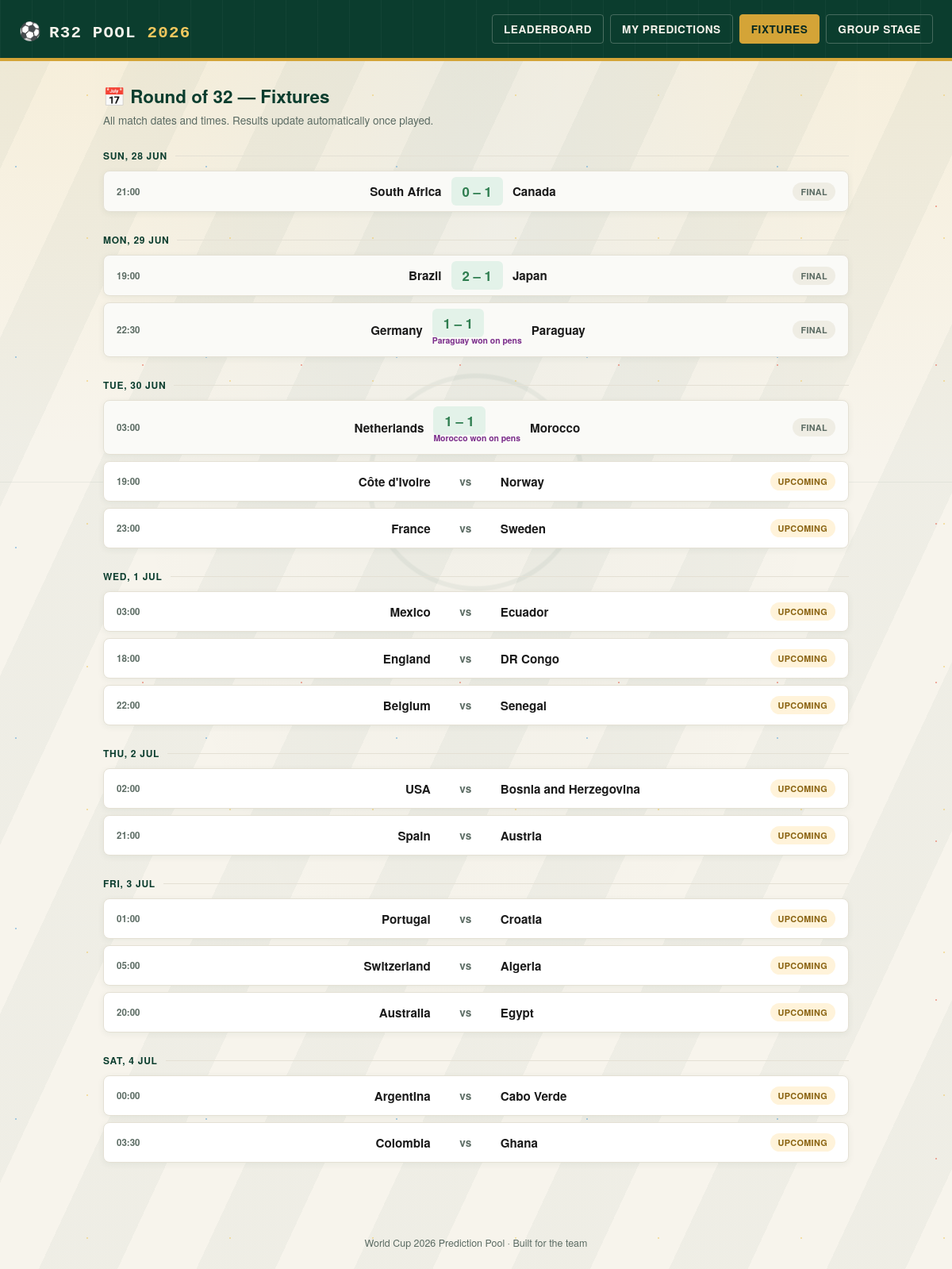
The app's page /fixtures, older data.
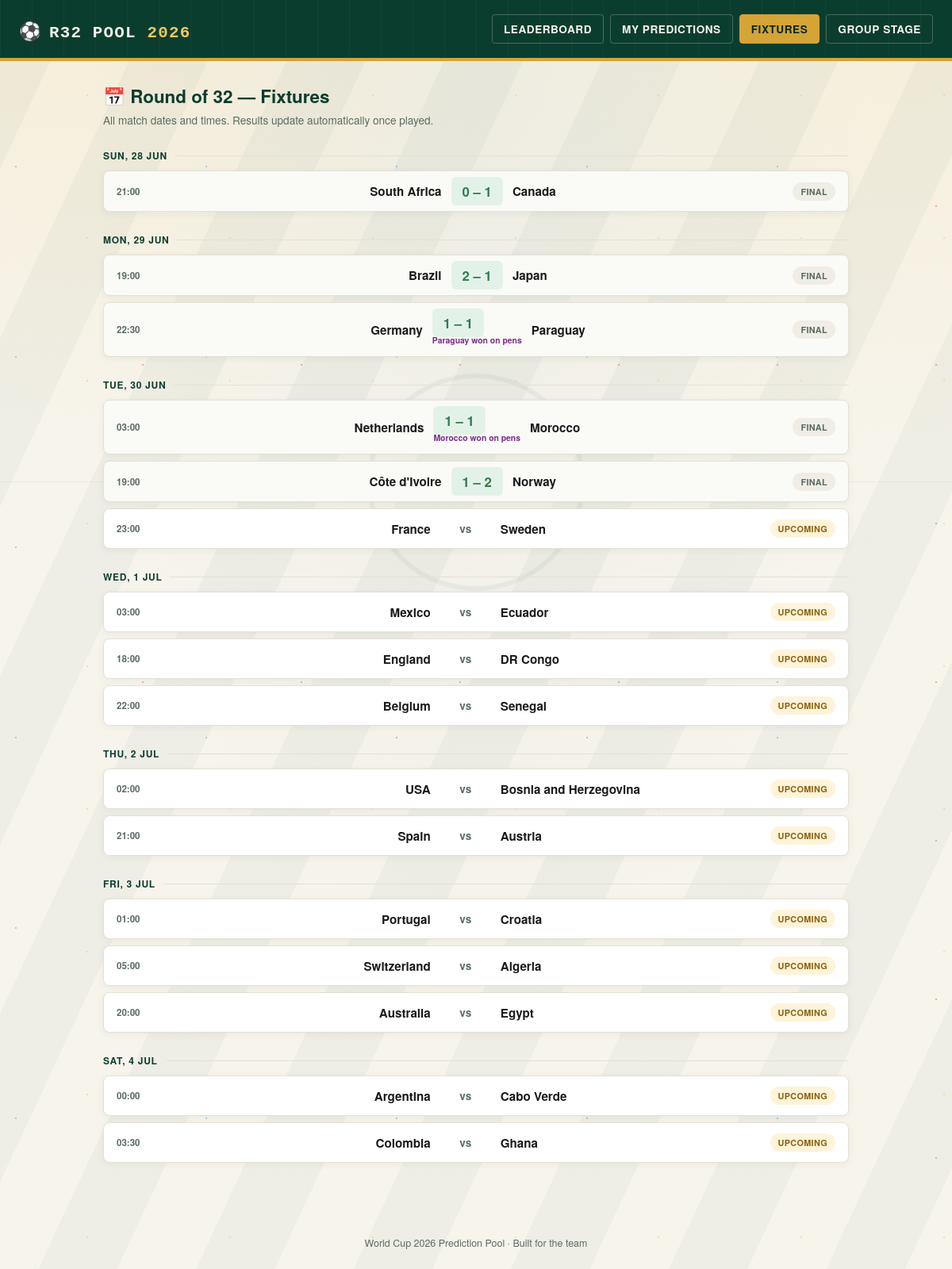
The same page, newer data.
### tables this page shows
CREATE TABLE r32_matches (
            num INTEGER PRIMARY KEY,
            date TEXT,
            time TEXT,
            home TEXT,
            away TEXT,
            home_goals INTEGER,
            away_goals INTEGER,
            pen_winner TEXT
        );

### app.py (the view)
@app.route("/fixtures")
def fixtures():
    matches = get_r32_fixtures()
    return render_template("fixtures.html", matches=matches, active_page="fixtures")

### database.py (called while the page is built)
def get_connection():
    conn = sqlite3.connect(DB_FILE)
    conn.row_factory = sqlite3.Row
    return conn

### scoring.py (called while the page is built)
def get_r32_fixtures():
    conn = get_connection()
    matches = conn.execute("SELECT * FROM r32_matches ORDER BY num").fetchall()
    conn.close()
    result = []
    for m in matches:
        played = m["home_goals"] is not None
        result.append({
            "num": m["num"],
            "date": m["date"],
            "time": m["time"],
            "home": m["home"],
            "away": m["away"],
            "played": played,
            "home_goals": m["home_goals"],
            "away_goals": m["away_goals"],
            "pen_winner": m["pen_winner"],
        })
    return result

### templates/fixtures.html (shortened to what this page needs)
{% extends "base.html" %}
{% block content %}
<div class="fx-header">
  <h2>📅 Round of 32 — Fixtures</h2>
  <div class="sub">All match dates and times. Results update automatically once played.</div>
</div>
{% set ns = namespace(current_date="") %}
{% for m in matches %}
  {% if m.date != ns.current_date %}
    <div class="date-label">{{ m.date }}</div>
    {% set ns.current_date = m.date %}
  {% endif %}
  <div class="fixture-card {{ 'played' if m.played else '' }}">
    <div class="fx-time">{{ m.time }}</div>
    <div class="fx-teams">
      <span class="fx-team">{{ m.home }}</span>
      {% if m.played %}
        <div>
          <span class="fx-score">{{ m.home_goals }} – {{ m.away_goals }}</span>
          {% if m.pen_winner %}<span class="fx-pen-tag">{{ m.pen_winner }} won on pens</span>{% endif %}
        </div>
      {% else %}
        <span class="fx-vs">vs</span>
      {% endif %}
      <span class="fx-team away">{{ m.away }}</span>
    </div>
    {% if m.played %}
      <span class="fx-status final">Final</span>
    {% else %}
      <span class="fx-status upcoming">Upcoming</span>
    {% endif %}
  </div>
{% endfor %}
{% endblock %}

### templates/base.html (shortened to what this page needs)
<!DOCTYPE html>
<html lang="en">
<head>
</head>
<body>
<div class="topbar">
  <a href="{{ url_for('leaderboard') }}" class="brand" title="Back to home">
    <span class="ball">⚽</span>
    <h1>R32 Pool <span class="year">2026</span></h1>
  </a>
  <nav>
    <a href="{{ url_for('leaderboard') }}" class="{{ 'active' if active_page == 'leaderboard' else '' }}">Leaderboard</a>
    <a href="{{ url_for('select_player') }}" class="{{ 'active' if active_page == 'predict' else '' }}">My Predictions</a>
    <a href="{{ url_for('fixtures') }}" class="{{ 'active' if active_page == 'fixtures' else '' }}">Fixtures</a>
    <a href="{{ url_for('group_history') }}" class="{{ 'active' if active_page == 'history' else '' }}">Group Stage</a>
  </nav>
</div>
<main>
  {% block content %}{% endblock %}
</main>
<footer>World Cup 2026 Prediction Pool &middot; Built for the team</footer>
</body>
</html>

### templates/base.html (style rules this page uses)
:root { --pitch: #0B3D2E; --pitch-dark: #072920; --chalk: #F7F4EC; --gold: #D4A437; --gold-bright:#F0C75E; --ink: #1A1A1A; --ink-soft: #5B6B63; --line: #E4E0D4; --win: #2E7D4F; --loss: #B0382B; --card: #FFFFFF; --confetti-1: #F0C75E; --confetti-2: #E8634F; --confetti-3: #5BA3D9; --confetti-4: #6FBF7B; --confetti-5: #D4699B; }
* { box-sizing: border-box; }
body { margin: 0; font-family: 'Helvetica Neue', Arial, sans-serif; color: var(--ink); min-height: 100vh; background-color: var(--chalk); background-image: radial-gradient(circle at 50% 38%, transparent 0, transparent 130px, rgba(11,61,46,0.05) 132px, rgba(11,61,46,0.05) 136px, transparent 138px), linear-gradient(180deg, transparent 0, transparent calc(38% - 1px), rgba(11,61,46,0.06) calc(38% - 1px), rgba(11,61,46,0.06) 38%, transparent 38%), repeating-linear-gradient(115deg, rgba(11,61,46,0.035) 0px, rgba(11,61,46,0.035) 90px, transparent 90px, transparent 180px), radial-gradient(circle at 8% -5%, rgba(240,199,94,0.16), transparent 32%), radial-gradient(circle at 95% 0%, rgba(240,199,94,0.13), transparent 30%), radial-gradient(ellipse at 50% 0%, rgba(11,61,46,0.04), transparent 60%); background-attachment: fixed; background-size: cover; position: relative; }
body::before { content: ""; position: fixed; inset: 0; pointer-events: none; z-index: 0; opacity: 0.5; background-image: radial-gradient(circle, var(--gold-bright) 1.5px, transparent 1.5px), radial-gradient(circle, var(--confetti-3) 1.5px, transparent 1.5px), radial-gradient(circle, var(--confetti-2) 1.5px, transparent 1.5px); background-size: 180px 180px, 240px 240px, 200px 200px; background-position: 20px 30px, 140px 90px, 80px 160px; animation: drift 60s linear infinite; }
.topbar, main, footer { position: relative; z-index: 1; }
.topbar { background: var(--pitch); background-image: repeating-linear-gradient(90deg, rgba(255,255,255,0.03) 0px, rgba(255,255,255,0.03) 1px, transparent 1px, transparent 40px); color: var(--chalk); padding: 18px 24px; display: flex; align-items: center; justify-content: space-between; flex-wrap: wrap; gap: 12px; border-bottom: 4px solid var(--gold); }
.brand { display: flex; align-items: baseline; gap: 10px; text-decoration: none; cursor: pointer; transition: opacity 0.15s ease; border-radius: 6px; padding: 4px 6px; margin: -4px -6px; }
.brand .ball { font-size: 1.4rem; display: inline-block; animation: ball-bob 2.6s ease-in-out infinite; transform-origin: center bottom; }
.brand, .brand:link, .brand:visited, .brand:hover, .brand:active { color: var(--chalk); }
.brand h1 { font-family: 'Courier New', monospace; font-weight: 700; font-size: 1.3rem; letter-spacing: 0.06em; margin: 0; text-transform: uppercase; color: var(--chalk); }
.brand .year { color: var(--gold-bright); }
nav { display: flex; gap: 8px; }
nav a { color: var(--chalk); text-decoration: none; font-size: 0.85rem; font-weight: 600; letter-spacing: 0.04em; text-transform: uppercase; padding: 8px 14px; border-radius: 4px; border: 1px solid rgba(247,244,236,0.25); transition: transform 0.18s cubic-bezier(0.34, 1.56, 0.64, 1), background 0.15s ease, color 0.15s ease, border-color 0.15s ease; display: inline-block; }
nav a:hover, nav a.active { background: var(--gold); color: var(--pitch-dark); border-color: var(--gold); }
main { max-width: 980px; margin: 0 auto; padding: 28px 20px 60px; }
footer { text-align: center; padding: 24px; color: var(--ink-soft); font-size: 0.78rem; }

Row changes from the older to the newer data that the page shows:
changed r32_matches "Côte d'Ivoire": home_goals (not shown) → "1"; away_goals (not shown) → "2"; text "vs UPCOMING" → "– FINAL"
